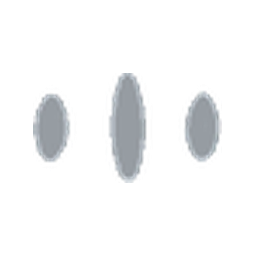
#> input picture bar/modules/ito-art/instruments/vol-0.png, 256 x 256 px
$ python gen-vol-mute.py
#> lines starting #> are read from the running program, lines starting #| are printed output that depends on the picture
#!/usr/bin/env python3
"""The muted-volume icon: the quiet waveform (vol-0) with a slash of blood across it, on a transparent background.

The other volume levels are engraved waveforms with nothing behind them; the old muted icon was a filled speaker with a
dark body, which read as a box on the bar. This one is made from vol-0, so it always matches the family.

    gen-vol-mute.py     rewrite bar/modules/ito-art/instruments/vol-mute.png
"""
from pathlib import Path
from PIL import Image, ImageDraw

ART = Path(__file__).resolve().parent.parent / "bar" / "modules" / "ito-art" / "instruments"
BLOOD = (196, 22, 42)
SS = 4


def main() -> int:
    base = Image.open(ART / "vol-0.png").convert("RGBA")
#> base is the input picture: PIL image 256x256 RGBA; mean R, G, B, A 23.3, 24.3, 25.2, 26
    W = base.width * SS
#> W = 1024
    big = base.resize((W, W), Image.LANCZOS)
    # the bars fade a little, so the slash is the loudest thing on the icon
    r, g, b, a = big.split()
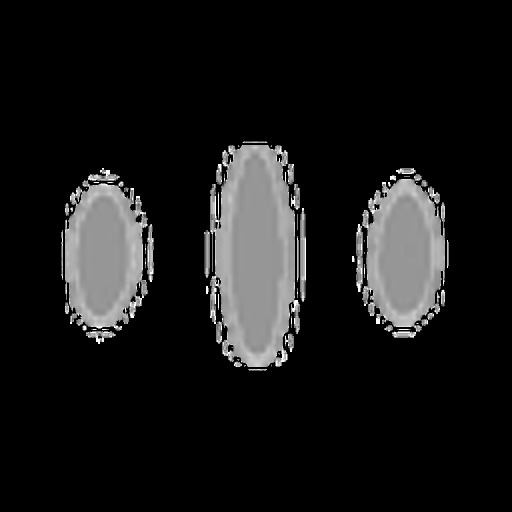
#> r: PIL image 1024x1024 L (shown at 1/2 size); min 0, max 255, mean 24.1
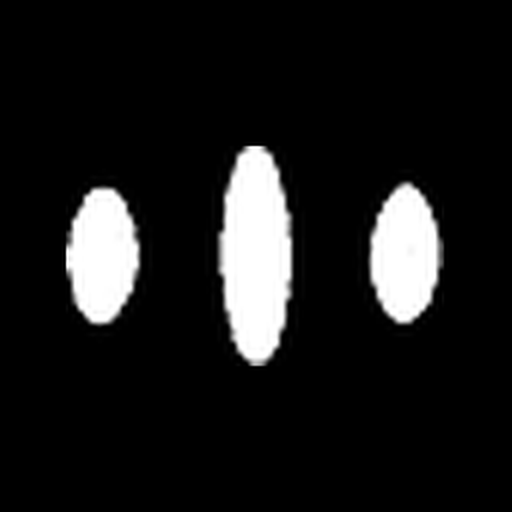
#> a: PIL image 1024x1024 L (shown at 1/2 size); min 0, max 255, mean 26.1
    big = Image.merge("RGBA", (r, g, b, a.point(lambda v: int(v * 0.75))))
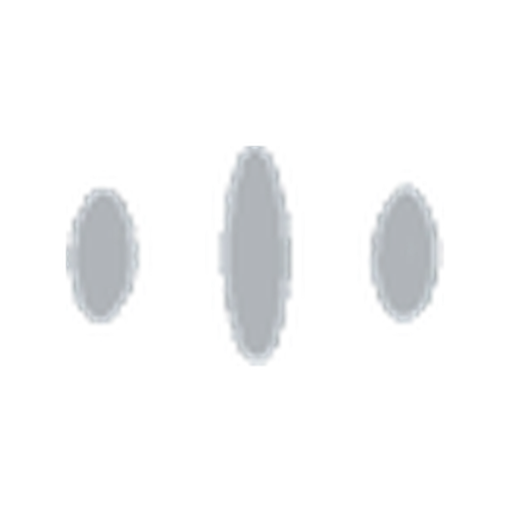
#> big: PIL image 1024x1024 RGBA (shown at 1/2 size); mean R, G, B, A 24.1, 25.1, 26, 19.5; transparent parts drawn white
    d = ImageDraw.Draw(big)
    p0, p1 = (W * 0.16, W * 0.16), (W * 0.84, W * 0.84)
#> p0 = (163.8, 163.8); p1 = (860.2, 860.2)
    # a dark edge under the red so the slash stays legible where it crosses the bars, then the red itself
    d.line([p0, p1], fill=(11, 13, 14, 255), width=int(W * 0.085))
    d.line([p0, p1], fill=BLOOD + (255,), width=int(W * 0.055))
    for p in (p0, p1):
        rr = W * 0.0275
        d.ellipse((p[0] - rr, p[1] - rr, p[0] + rr, p[1] + rr), fill=BLOOD + (255,))
    big.resize((base.width, base.height), Image.LANCZOS).save(ART / "vol-mute.png")
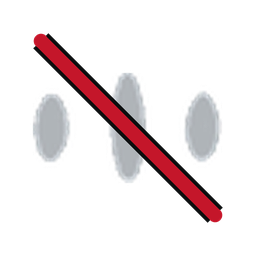
#> saved as vol-mute.png: PIL image 256x256 RGBA; mean R, G, B, A 30.5, 21.6, 23.5, 37.7; transparent parts drawn white
    print("wrote", ART / "vol-mute.png")
    return 0


if __name__ == "__main__":
    raise SystemExit(main())
#> (the program exits here)
